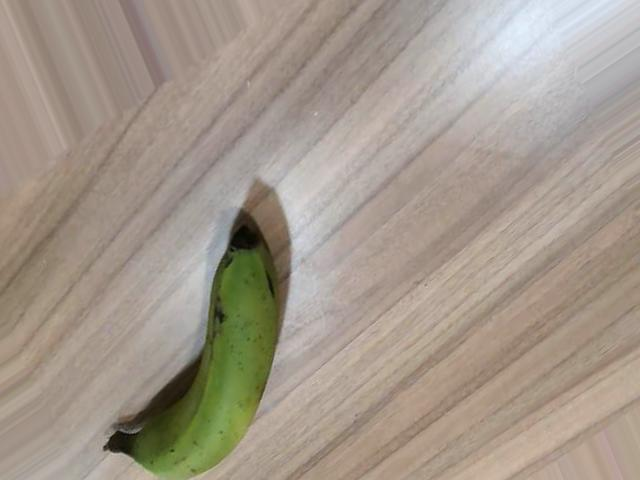
#> input picture data_banana/test/images/Raw_Banana1_0_7130.jpg, 640 x 480 px
$ python -i color_analyzer.py   (imports and definitions only)
#> lines starting #> are read from the running program, lines starting #| are printed output that depends on the picture; after the words box and inside, x2 and y2 are one past the last pixel; in counts of white or black regions, pixels touching at a corner belong together
import cv2
import numpy as np

class BananaColorAnalyzer:
    def __init__(self):
        """
        Initialize color thresholds for banana ripeness detection in HSV color space.
        HSV is better than RGB for color-based detection because:
        - H (Hue): Color type (green, yellow, brown)
        - S (Saturation): Color intensity
        - V (Value): Brightness
        """

        # HSV color ranges for different ripeness stages
        # Format: [H_min, S_min, V_min], [H_max, S_max, V_max]

        # Green (unripe banana) - Hue ~35-85
        self.green_lower = np.array([35, 40, 40])
        self.green_upper = np.array([85, 255, 255])

        # Yellow (ripe banana) - Hue ~15-35
        self.yellow_lower = np.array([15, 40, 100])
        self.yellow_upper = np.array([35, 255, 255])

        # Brown (overripe/spots) - Hue ~5-15, lower saturation
        self.brown_lower = np.array([5, 40, 20])
        self.brown_upper = np.array([25, 255, 200])

        # General banana mask (to separate from background)
        # Captures all banana colors (green + yellow + brown)
        self.banana_lower = np.array([5, 30, 20])
        self.banana_upper = np.array([85, 255, 255])

    def extract_banana_mask(self, image):
        """
        Extract banana region from background using color masking.

        Args:
            image: BGR image from OpenCV

        Returns:
            mask: Binary mask where banana pixels are white (255)
        """
        # Convert to HSV
        hsv = cv2.cvtColor(image, cv2.COLOR_BGR2HSV)

        # Create mask for banana colors
        mask = cv2.inRange(hsv, self.banana_lower, self.banana_upper)

        # Morphological operations to clean up the mask
        kernel = np.ones((5, 5), np.uint8)
        mask = cv2.morphologyEx(mask, cv2.MORPH_CLOSE, kernel)  # Fill holes
        mask = cv2.morphologyEx(mask, cv2.MORPH_OPEN, kernel)   # Remove noise

        # Find largest contour (assume it's the banana)
        contours, _ = cv2.findContours(mask, cv2.RETR_EXTERNAL, cv2.CHAIN_APPROX_SIMPLE)

        if contours:
            # Keep only the largest contour
            largest_contour = max(contours, key=cv2.contourArea)
            mask = np.zeros_like(mask)
            cv2.drawContours(mask, [largest_contour], -1, 255, -1)

        return mask

    def count_color_pixels(self, image, mask):
        """
        Count pixels of each color (green, yellow, brown) within the banana mask.

        Args:
            image: BGR image from OpenCV
            mask: Binary mask of banana region

        Returns:
            dict: Pixel counts for each color category
        """
        # Convert to HSV
        hsv = cv2.cvtColor(image, cv2.COLOR_BGR2HSV)

        # Apply banana mask to focus only on banana pixels
        hsv_masked = cv2.bitwise_and(hsv, hsv, mask=mask)

        # Count pixels in each color range
        green_mask = cv2.inRange(hsv_masked, self.green_lower, self.green_upper)
        yellow_mask = cv2.inRange(hsv_masked, self.yellow_lower, self.yellow_upper)
        brown_mask = cv2.inRange(hsv_masked, self.brown_lower, self.brown_upper)

        green_pixels = cv2.countNonZero(green_mask)
        yellow_pixels = cv2.countNonZero(yellow_mask)
        brown_pixels = cv2.countNonZero(brown_mask)
        total_banana_pixels = cv2.countNonZero(mask)

        return {
            'green': green_pixels,
            'yellow': yellow_pixels,
            'brown': brown_pixels,
            'total': total_banana_pixels
        }

    def calculate_ripeness_percentage(self, color_counts):
        """
        Calculate ripeness percentage based on color distribution.

        Logic:
        - More green = less ripe (0-40%)
        - More yellow = ripe (40-80%)
        - Brown spots = very ripe/overripe (80-100%)

        Args:
            color_counts: Dictionary with pixel counts

        Returns:
            float: Ripeness percentage (0-100)
        """
        green = color_counts['green']
        yellow = color_counts['yellow']
        brown = color_counts['brown']
        total = color_counts['total']

        if total == 0:
            return 0.0

        # Calculate ratios
        green_ratio = green / total
        yellow_ratio = yellow / total
        brown_ratio = brown / total

        # Ripeness formula (weighted calculation)
        # Green contributes 0-30% ripeness
        # Yellow contributes 30-80% ripeness
        # Brown contributes 80-100% ripeness

        ripeness = 0.0

        # Green stage (0-40% ripe)
        if green_ratio > 0:
            ripeness += green_ratio * 20  # Max 20% from green

        # Yellow stage (adds to ripeness)
        if yellow_ratio > 0:
            ripeness += yellow_ratio * 60  # Can contribute up to 60%

        # Brown stage (indicates high ripeness)
        if brown_ratio > 0:
            ripeness += brown_ratio * 100  # Brown spots indicate advanced ripeness

        # Normalize: if mostly green, cap at lower ripeness
        if green_ratio > 0.6:
            ripeness = min(ripeness, 35)

        # If mostly yellow, ensure it's in ripe range
        if yellow_ratio > 0.6:
            ripeness = max(ripeness, 50)

        # If significant brown, ensure high ripeness
        if brown_ratio > 0.2:
            ripeness = max(ripeness, 75)

        return min(100.0, max(0.0, ripeness))

    def get_ripeness_stage(self, ripeness_percentage):
        """
        Convert ripeness percentage to descriptive stage with bucket range.

        Args:
            ripeness_percentage: Float 0-100

        Returns:
            tuple: (stage description, bucket range string)
        """
        if ripeness_percentage < 30:
            return "Green (Unripe)", "0-30%"
        elif ripeness_percentage < 50:
            return "Yellow-Green (Early Ripening)", "30-50%"
        elif ripeness_percentage < 70:
            return "Bright Yellow (Optimal)", "50-70%"
        elif ripeness_percentage < 90:
            return "Yellow with Brown Spots (Very Ripe)", "70-90%"
        else:
            return "Heavy Brown (Overripe)", "90-100%"

    def analyze_frame(self, frame):
        """
        Complete analysis of a frame to get ripeness percentage.

        Args:
            frame: BGR image from OpenCV

        Returns:
            dict: Analysis results including ripeness percentage, stage, and mask
        """
        try:
            # Extract banana region
            banana_mask = self.extract_banana_mask(frame)

            # Check if banana was detected
            if cv2.countNonZero(banana_mask) < 100:  # Minimum pixel threshold
                return {
                    'detected': False,
                    'ripeness_percentage': 0.0,
                    'stage': 'No banana detected',
                    'bucket': 'N/A',
                    'color_counts': None,
                    'mask': banana_mask
                }

            # Count color pixels
            color_counts = self.count_color_pixels(frame, banana_mask)

            # Calculate ripeness
            ripeness_percentage = self.calculate_ripeness_percentage(color_counts)
            stage, bucket = self.get_ripeness_stage(ripeness_percentage)

            return {
                'detected': True,
                'ripeness_percentage': ripeness_percentage,
                'stage': stage,
                'bucket': bucket,
                'color_counts': color_counts,
                'mask': banana_mask
            }

        except Exception as e:
            print(f"Error in color analysis: {e}")
            return {
                'detected': False,
                'ripeness_percentage': 0.0,
                'stage': 'Analysis error',
                'bucket': 'N/A',
                'color_counts': None,
                'mask': None
            }

    # [69 lines left out: function visualize_analysis, not called in this run]

>>> import cv2
>>> picture = cv2.imread('data_banana/test/images/Raw_Banana1_0_7130.jpg')
#> picture is the input picture: shape (480, 640, 3); mean B, G, R 139.5, 152.2, 163.3
>>> result = BananaColorAnalyzer().analyze_frame(picture)
#> in extract_banana_mask, `mask = cv2.inRange(hsv, self.banana_lower, self.banana_upper)`:
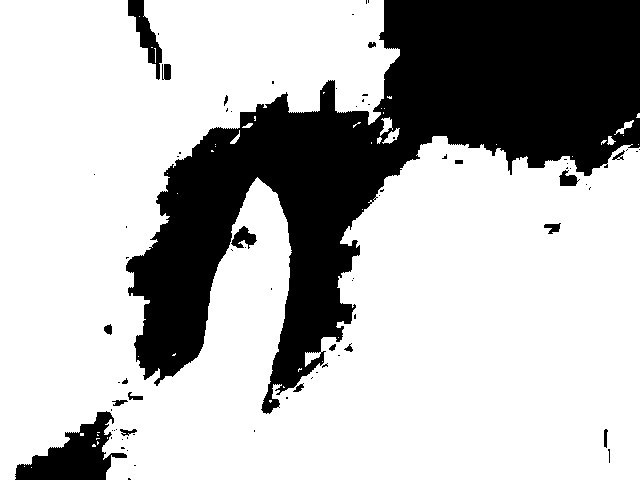
#> mask: shape (480, 640); 72.1% white; 76 black regions (56 under 20 px), largest, box (x1, y1, x2, y2) and area: (126, 0, 640, 414) 79694, (15, 411, 127, 480) 3595, (128, 0, 162, 80) 993
#> in extract_banana_mask, `mask = cv2.morphologyEx(mask, cv2.MORPH_CLOSE, kernel)`:
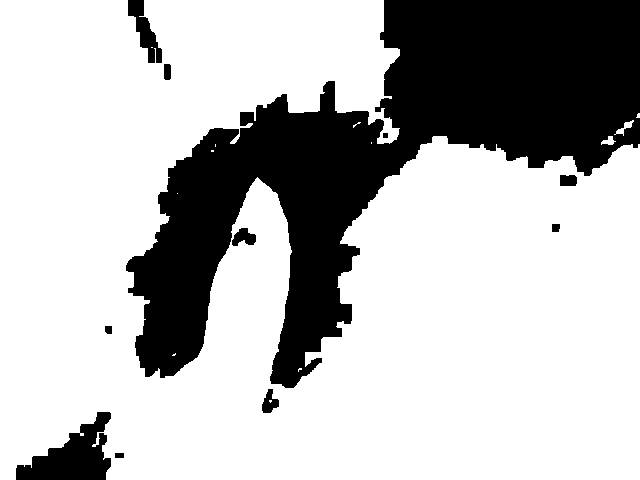
#> mask: shape (480, 640); 72.7% white; 11 black regions, largest, box (x1, y1, x2, y2) and area: (126, 0, 640, 388) 78610, (16, 412, 111, 480) 3391, (128, 0, 162, 63) 916
#> in extract_banana_mask, `mask = cv2.morphologyEx(mask, cv2.MORPH_OPEN, kernel)`:
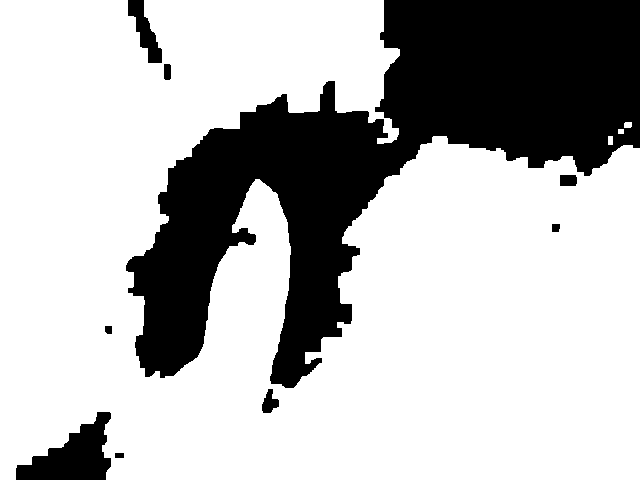
#> mask: shape (480, 640); 72.5% white; 9 black regions
#> in extract_banana_mask, `contours, _ = cv2.findContours(mask, cv2.RETR_EXTERNAL, cv2.CHAIN_APPR..`: contours = 4 contours; box (x1, y1, x2, y2) and area: (0, 0, 640, 480) 221224, (624, 122, 632, 128) 34, (608, 136, 613, 145) 32, (618, 129, 624, 134) 20
#> in extract_banana_mask, `largest_contour = max(contours, key=cv2.contourArea)`: largest_contour = contour of 829 points, box (x1, y1, x2, y2) (0, 0, 640, 480), area 221224
#> in extract_banana_mask, `cv2.drawContours(mask, [largest_contour], -1, 255, -1)`:
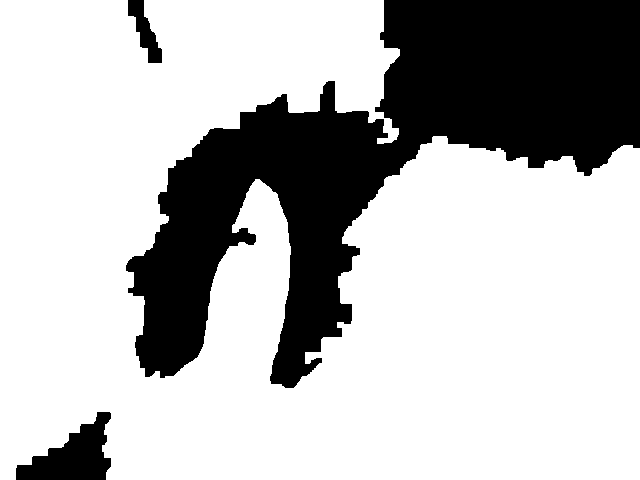
#> mask: shape (480, 640); 72.7% white; 3 black regions, box (x1, y1, x2, y2) and area: (126, 0, 640, 388) 79472, (16, 412, 111, 480) 3463, (128, 0, 162, 63) 939
#> in count_color_pixels, `green_mask = cv2.inRange(hsv_masked, self.green_lower, self.green_upper)`:
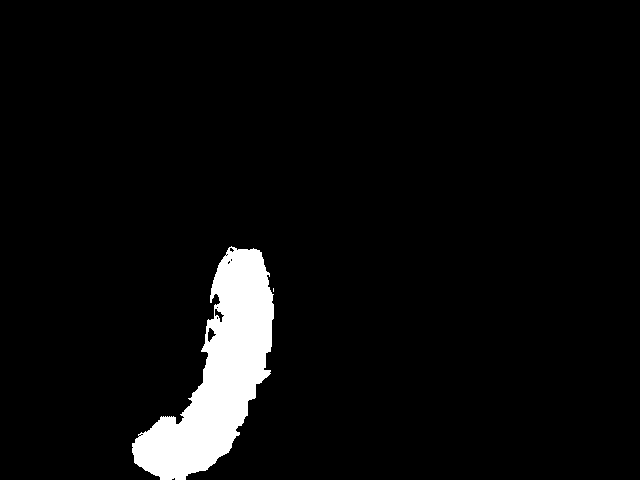
#> green_mask: shape (480, 640); 4.8% white; 2 white regions (1 under 20 px), largest, box (x1, y1, x2, y2) and area: (132, 246, 274, 480) 14815
#> in count_color_pixels, `yellow_mask = cv2.inRange(hsv_masked, self.yellow_lower, self.yellow_u..`:
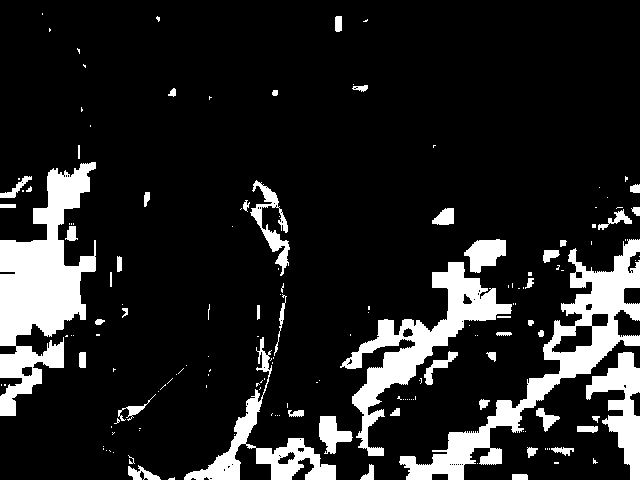
#> yellow_mask: shape (480, 640); 14% white; 163 white regions (111 under 20 px), largest, box (x1, y1, x2, y2) and area: (0, 162, 96, 416) 11676, (399, 239, 640, 480) 9936, (340, 262, 512, 456) 7316
#> in count_color_pixels, `brown_mask = cv2.inRange(hsv_masked, self.brown_lower, self.brown_upper)`:
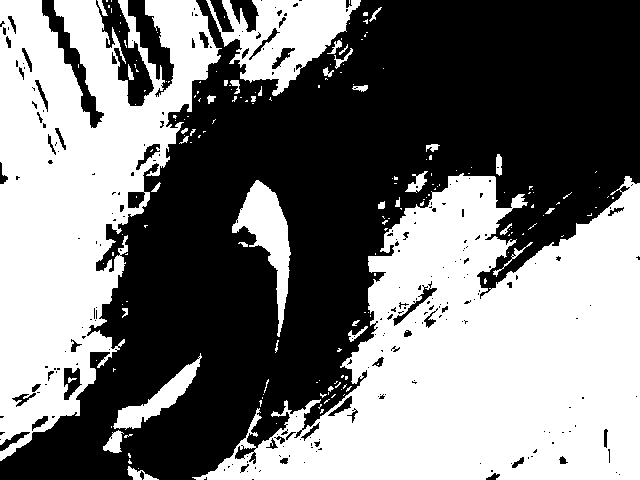
#> brown_mask: shape (480, 640); 48% white; 184 white regions (145 under 20 px), largest, box (x1, y1, x2, y2) and area: (192, 173, 640, 480) 78501, (0, 0, 222, 461) 53779, (206, 0, 361, 96) 7079
#> in count_color_pixels, `green_pixels = cv2.countNonZero(green_mask)`: green_pixels = 14819
#> in count_color_pixels, `yellow_pixels = cv2.countNonZero(yellow_mask)`: yellow_pixels = 43152
#> in count_color_pixels, `brown_pixels = cv2.countNonZero(brown_mask)`: brown_pixels = 147305
#> in count_color_pixels, `total_banana_pixels = cv2.countNonZero(mask)`: total_banana_pixels = 223326
#> in analyze_frame, `color_counts = self.count_color_pixels(frame, banana_mask)`: color_counts = {'green': 14819, 'yellow': 43152, 'brown': 147305, 'total': 223326}
#> in calculate_ripeness_percentage, `green = color_counts['green']`: green = 14819
#> in calculate_ripeness_percentage, `yellow = color_counts['yellow']`: yellow = 43152
#> in calculate_ripeness_percentage, `brown = color_counts['brown']`: brown = 147305
#> in calculate_ripeness_percentage, `total = color_counts['total']`: total = 223326
#> in calculate_ripeness_percentage, `green_ratio = green / total`: green_ratio = 0.0664
#> in calculate_ripeness_percentage, `yellow_ratio = yellow / total`: yellow_ratio = 0.193
#> in calculate_ripeness_percentage, `brown_ratio = brown / total`: brown_ratio = 0.66
#> in calculate_ripeness_percentage, `ripeness += green_ratio * 20`: ripeness = 1.33
#> in calculate_ripeness_percentage, `ripeness += yellow_ratio * 60`: ripeness = 12.92
#> in calculate_ripeness_percentage, `ripeness += brown_ratio * 100`: ripeness = 78.88
#> in analyze_frame, `stage, bucket = self.get_ripeness_stage(ripeness_percentage)`: stage = 'Yellow with Brown Spots (Very Ripe)'; bucket = '70-90%'
#> result = 6 items

$ run again, on data_banana/test/images/Raw_Banana1_0_9517.jpg
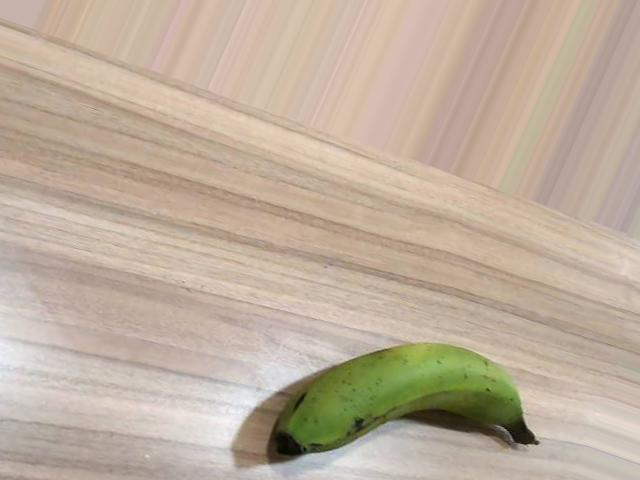
#> input picture data_banana/test/images/Raw_Banana1_0_9517.jpg, 640 x 480 px
#> picture is the input picture: shape (480, 640, 3); mean B, G, R 157, 174.7, 191
#> hsv: shape (480, 640, 3); mean H, S, V 17, 49.5, 192.1
#> in extract_banana_mask, `mask = cv2.morphologyEx(mask, cv2.MORPH_OPEN, kernel)`:
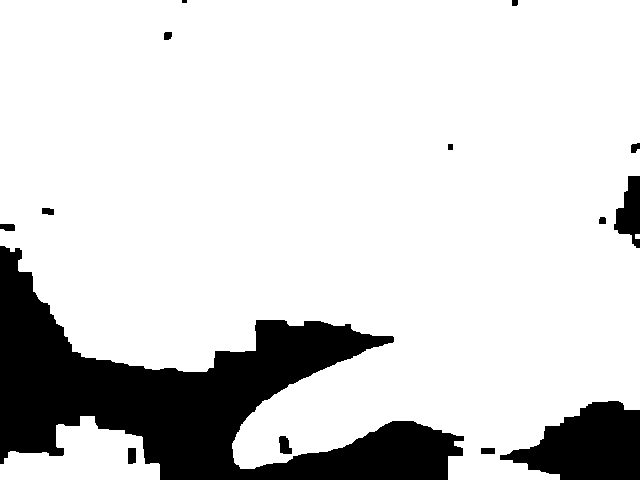
#> mask: shape (480, 640); 83.4% white; 14 black regions (1 under 20 px)
#> contours = 3 contours, 1 with area under 20; largest, box (x1, y1, x2, y2) and area: (0, 0, 640, 480) 249201, (0, 416, 160, 480) 6069
#> largest_contour = contour of 525 points, box (x1, y1, x2, y2) (0, 0, 640, 480), area 249201
#> hsv_masked: shape (480, 640, 3); mean H, S, V 12.4, 45.8, 155.2
#> green_mask: shape (480, 640); 4.4% white; 3 white regions (1 under 20 px), largest, box (x1, y1, x2, y2) and area: (284, 346, 524, 454) 13425, (383, 419, 394, 425) 29
#> yellow_mask: shape (480, 640); 27.6% white; 220 white regions (157 under 20 px), largest, box (x1, y1, x2, y2) and area: (0, 0, 640, 412) 72549, (495, 0, 598, 199) 4514, (233, 393, 289, 465) 1300
#> in count_color_pixels, `brown_mask = cv2.inRange(hsv_masked, self.brown_lower, self.brown_upper)`:
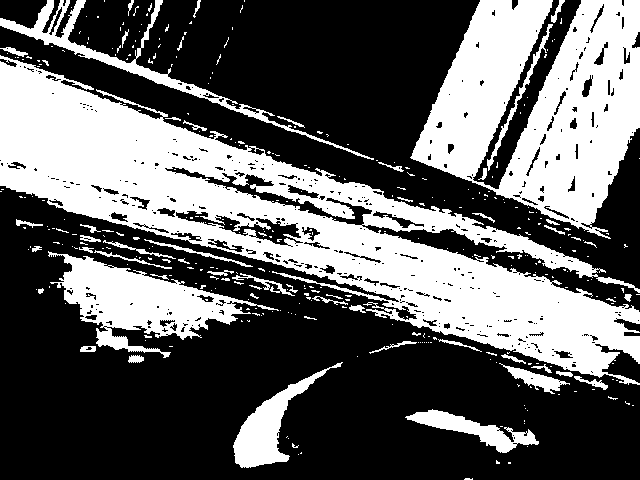
#> brown_mask: shape (480, 640); 38.3% white; 346 white regions (291 under 20 px), largest, box (x1, y1, x2, y2) and area: (0, 55, 640, 385) 62090, (410, 0, 640, 239) 31682, (48, 251, 279, 358) 8936
#> green_pixels = 13457
#> yellow_pixels = 84735
#> brown_pixels = 117509
#> total_banana_pixels = 250610
#> color_counts = {'green': 13457, 'yellow': 84735, 'brown': 117509, 'total': 250610}
#> green = 13457
#> yellow = 84735
#> brown = 117509
#> total = 250610
#> green_ratio = 0.0537
#> yellow_ratio = 0.338
#> brown_ratio = 0.469
#> in calculate_ripeness_percentage, `ripeness += green_ratio * 20`: ripeness = 1.07
#> in calculate_ripeness_percentage, `ripeness += yellow_ratio * 60`: ripeness = 21.36
#> in calculate_ripeness_percentage, `ripeness += brown_ratio * 100`: ripeness = 68.25
#> in calculate_ripeness_percentage, `ripeness = max(ripeness, 75)`: ripeness = 75
#> stage = 'Yellow with Brown Spots (Very Ripe)'; bucket = '70-90%'
#> result = 6 items

$ run again, on data_banana/test/images/Raw_Banana2_0_2849.jpg
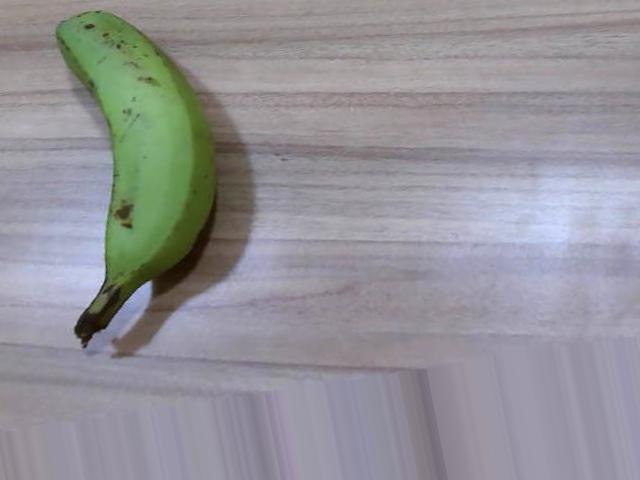
#> input picture data_banana/test/images/Raw_Banana2_0_2849.jpg, 640 x 480 px
#> picture is the input picture: shape (480, 640, 3); mean B, G, R 152.4, 147, 147.7
#> hsv: shape (480, 640, 3); mean H, S, V 112.2, 29.9, 158.8
#> in extract_banana_mask, `mask = cv2.morphologyEx(mask, cv2.MORPH_OPEN, kernel)`:
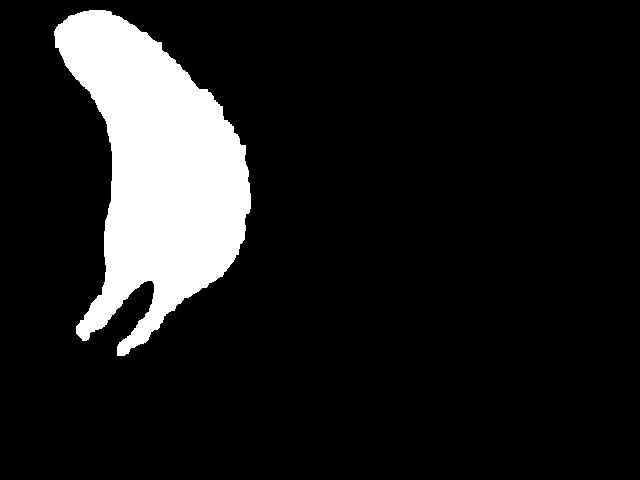
#> mask: shape (480, 640); 11.9% white; 1 white region
#> contours = 1 contour; box (x1, y1, x2, y2) and area: (54, 10, 251, 356) 36134
#> largest_contour = contour of 477 points, box (x1, y1, x2, y2) (54, 10, 251, 356), area 36134
#> hsv_masked: shape (480, 640, 3); mean H, S, V 4.6, 11.9, 14.1
#> green_mask: shape (480, 640); 8.1% white; 7 white regions (5 under 20 px), largest, box (x1, y1, x2, y2) and area: (55, 10, 214, 301) 24731, (90, 297, 102, 310) 76
#> yellow_mask: shape (480, 640); 0.27% white in thin lines or dots, all inside (x1, y1, x2, y2) = (57, 14, 249, 352)
#> in count_color_pixels, `brown_mask = cv2.inRange(hsv_masked, self.brown_lower, self.brown_upper)`:
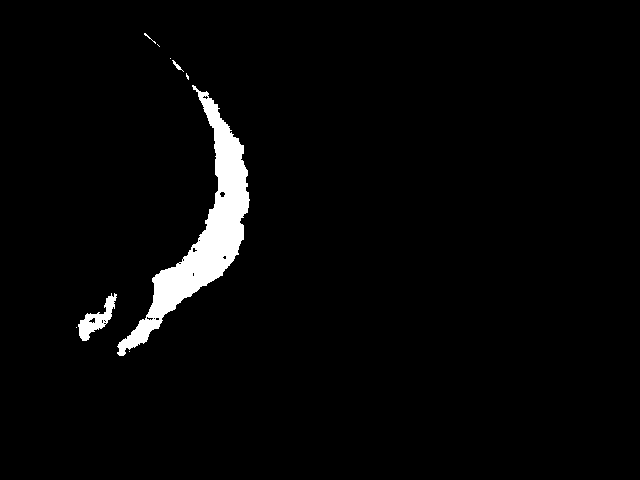
#> brown_mask: shape (480, 640); 2.9% white; 9 white regions (5 under 20 px), largest, box (x1, y1, x2, y2) and area: (117, 85, 250, 356) 8168, (78, 293, 117, 341) 675, (172, 60, 184, 72) 37, (144, 33, 156, 44) 21
#> green_pixels = 24825
#> yellow_pixels = 834
#> brown_pixels = 8919
#> total_banana_pixels = 36643
#> color_counts = {'green': 24825, 'yellow': 834, 'brown': 8919, 'total': 36643}
#> green = 24825
#> yellow = 834
#> brown = 8919
#> total = 36643
#> green_ratio = 0.677
#> yellow_ratio = 0.0228
#> brown_ratio = 0.243
#> in calculate_ripeness_percentage, `ripeness += green_ratio * 20`: ripeness = 13.55
#> in calculate_ripeness_percentage, `ripeness += yellow_ratio * 60`: ripeness = 14.92
#> in calculate_ripeness_percentage, `ripeness += brown_ratio * 100`: ripeness = 39.26
#> in calculate_ripeness_percentage, `ripeness = min(ripeness, 35)`: ripeness = 35
#> in calculate_ripeness_percentage, `ripeness = max(ripeness, 75)`: ripeness = 75
#> stage = 'Yellow with Brown Spots (Very Ripe)'; bucket = '70-90%'
#> result = 6 items
